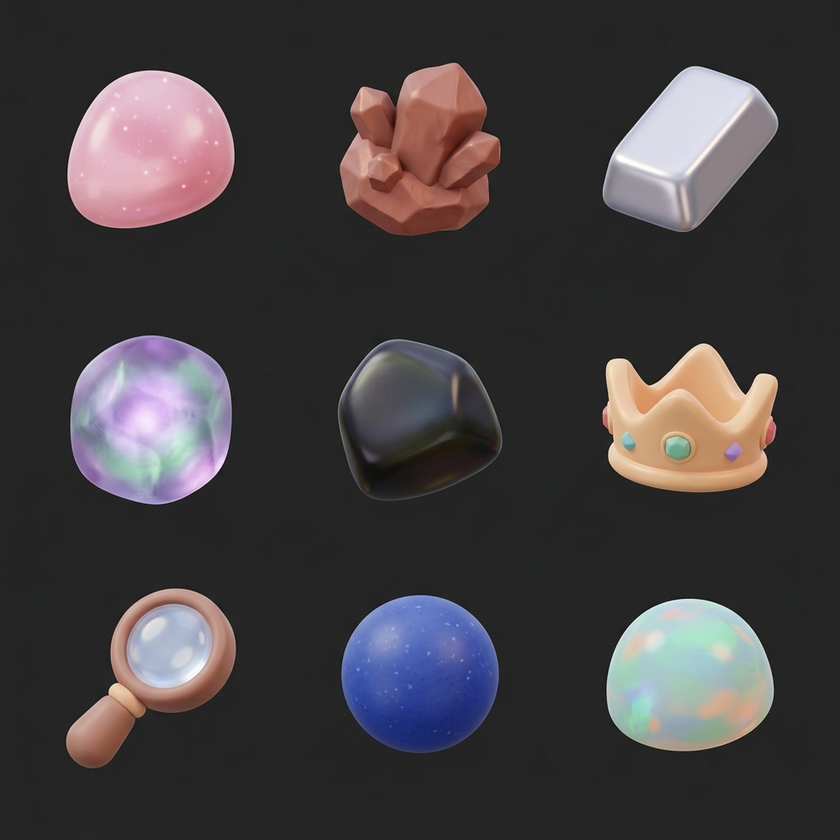
#> input picture creative_apply/sprite_gems_2_raw.png, 840 x 840 px, shrunk from 1024 x 1024 before the run
$ python clean_corners.py creative_apply/sprite_gems_2_raw.png
#> lines starting #> are read from the running program, lines starting #| are printed output that depends on the picture
import sys
from PIL import Image

def clean_corners(input_path, output_path):
#> called with input_path = 'creative_apply/sprite_gems_2_raw.png', output_path = 'creative_apply/sprite_gems_2_raw.png'
    try:
        img = Image.open(input_path).convert("RGBA")
        width, height = img.size
#> width = 840; height = 840

        cell_w = width / 3.0
#> cell_w = 280
        cell_h = height / 3.0
#> cell_h = 280

        data = list(img.getdata())
#> data = 705600 items
        new_data = []

        for i, d in enumerate(data):
            x = i % width
            y = i // width

            cx = x % cell_w
            cy = y % cell_h

            # Erase a 65x65 box in the bottom-left and bottom-right of each cell
            if (cx < 65 and cy > cell_h - 65) or (cx > cell_w - 65 and cy > cell_h - 65):
                new_data.append((d[0], d[1], d[2], 0))
            # Also erase top-left and top-right just in case there are artifacts there
            elif (cx < 50 and cy < 50) or (cx > cell_w - 50 and cy < 50):
                new_data.append((d[0], d[1], d[2], 0))
            else:
                new_data.append(d)
#> this loop made 705600 passes
#> d on passes 1 to 3: (39, 36, 37, 255), (38, 36, 37, 255), (35, 35, 35, 255)
#> after the loop, new_data = 705600 items

        img.putdata(new_data)
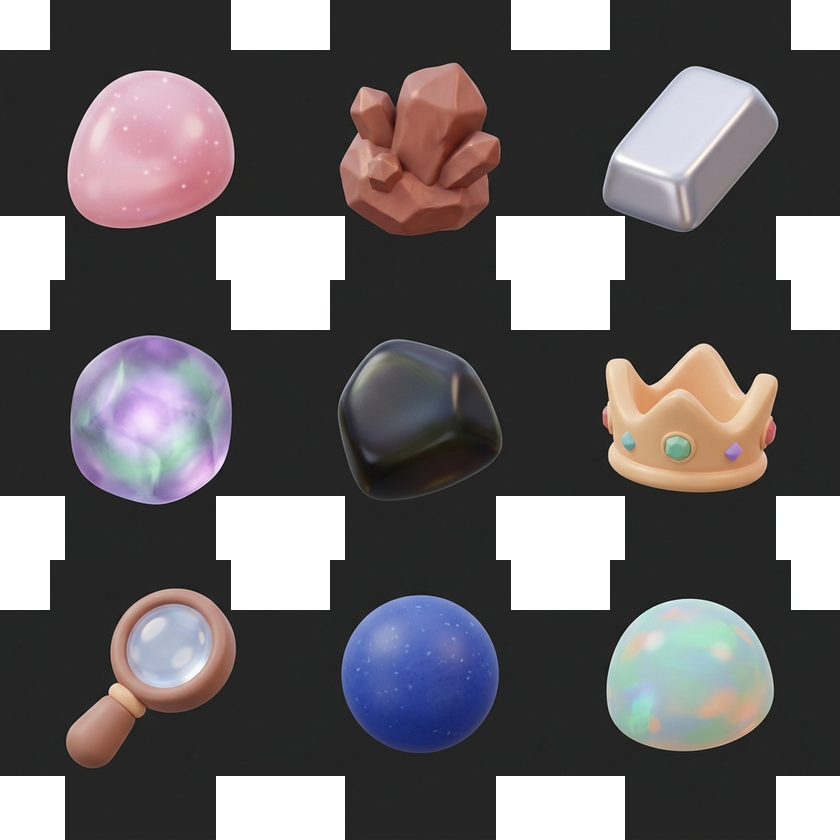
#> img: PIL image 840x840 RGBA; mean R, G, B, A 67, 62.9, 64.8, 212; transparent parts drawn white
        img.save(output_path)
        print(f"Processed {output_path}")
    except Exception as e:
        print(f"Error processing {input_path}: {e}")

if __name__ == "__main__":
    for arg in sys.argv[1:]:
        clean_corners(arg, arg)
